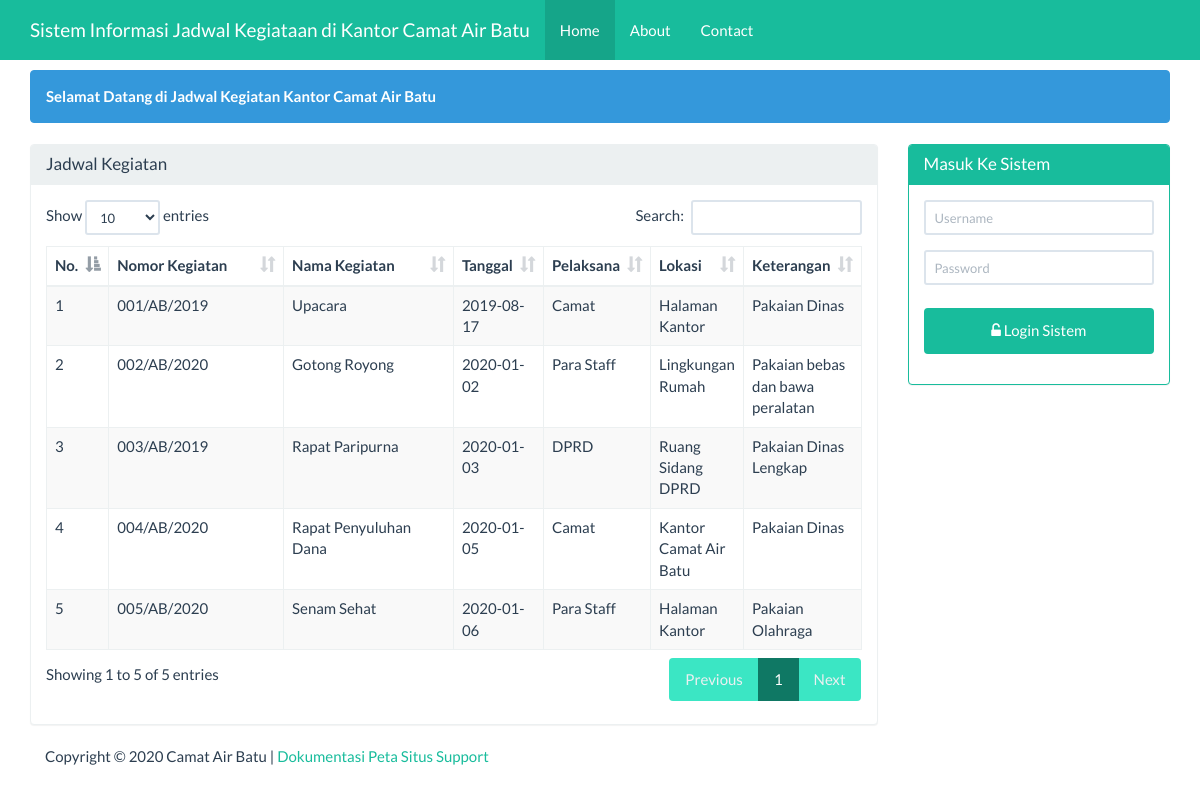
The page / on the database its author committed.
### tables this page shows
CREATE TABLE IF NOT EXISTS `kegiatan` (
  `id` int(11) NOT NULL AUTO_INCREMENT,
  `no_kegiatan` varchar(20) DEFAULT NULL,
  `nama_kegiatan` varchar(50) DEFAULT NULL,
  `pelaksana` varchar(50) DEFAULT NULL,
  `lokasi` varchar(50) DEFAULT NULL,
  `ket` varchar(50) DEFAULT NULL,
  `tanggal` date NOT NULL,
  PRIMARY KEY (`id`)
);

### beranda.php (the view, shortened to what this page needs)
<div class="container">
    <div class="row">
        <div class ="col-xs-12">
            <div class="alert alert-info">
                <strong>Selamat Datang di Jadwal Kegiatan Kantor Camat Air Batu</strong>
            </div>
        </div>
    </div>
    <div class="row">
        <div class="col-sm-9 col-xs-12">
            <div class="panel panel-default">
                <div class="panel-heading">
                    <h3 class="panel-title">Jadwal Kegiatan</h3>
                </div>
                <div class="panel-body">
                     <table id="dtskripsi" class="table table-bordered table-striped table-hover">
                        <thead>
                            <tr>
                                <th>No.</th><th width="30%">Nomor Kegiatan</th><th width="30%">Nama Kegiatan</th><th>Tanggal</th><th>Pelaksana</th><th>Lokasi</th><th>Keterangan</th>
                            </tr>
                        </thead>
                        <tbody>
                            <?php
                            $sql = "SELECT * FROM kegiatan";
                            $query = mysqli_query($koneksi, $sql) or die("SQL Anda Salah");
                            $nomor = 0;
                            while ($data = mysqli_fetch_array($query)) {
                                $nomor++;
                                ?>
                                <tr>
                                    <td><?= $nomor ?></td>
                                    <td><?= $data['no_kegiatan'] ?></td>
                                    <td><?= $data['nama_kegiatan'] ?></td>
                                    <td><?= $data['tanggal'] ?></td>
                                    <td><?= $data['pelaksana'] ?></td>
                                    <td><?= $data['lokasi'] ?></td>
                                    <td><?= $data['ket'] ?></td>
                                </tr>
                            <?php } ?>
                        </tbody>
                    </table>
                </div>
            </div>
        </div>
        <div class="col-sm-3 col-xs-12">
            <?php if (isset($_SESSION['username'])) { ?>
            <div class="alert alert-info">
                <strong>Welcome <?=$_SESSION['nama']?></strong>
            </div>
            <?php
           } else { ?>
            <div class="panel panel-success">
                <div class="panel-heading">
                    <h3 class="panel-title">Masuk Ke Sistem</h3>
                </div>
                <div class="panel-body">
                    <form class="form-horizontal" action="proses_login.php" method="post">
                        <div class="form-group">
                            <div class="col-sm-12">
                                <input type="text" name="user" class="form-control input-sm"
                                   placeholder="Username" required="" autocomplete="off"/>
                            </div>
                        </div>
                        <div class="form-group">
                            <div class="col-sm-12">
                                <input type="password" name="password" class="form-control input-sm"
                                   placeholder="Password" required="" autocomplete="off"/>
                            </div>
                        </div>
                        <div class="form-group">
                            <div class="col-sm-12">
                                <button type="submit" name="login" value="login"
                                        class="btn btn-success btn-block"><span class="fa fa-unlock-alt"></span>
                                    Login Sistem
                                </button>
                            </div>
                    </form>
                </div>
            </div>
        </div>
            <?php } ?>
    </div>
</div>

### index.php (shortened to what this page needs)
<!DOCTYPE html>
<html>
    <head>
        <link href="Assets/css/bootstrap.min.css" rel="stylesheet" type="text/css"/>
        <link href="Assets/css/dataTables.bootstrap.min.css" rel="stylesheet" type="text/css"/>
        <link href="Assets/font-awesome-4.5.0/css/font-awesome.min.css" rel="stylesheet" type="text/css"/>
    </head>
    <body>
        <?php
        require 'menu.php';
        ?>
        <?php
        require 'content.php';
        ?>
        <?php
        require 'footer.php';
        ?>
    </body>
    </html>

### menu.php (shortened to what this page needs)
<nav class="navbar navbar-inverse navbar-fixed-top">
    <div class="container">
        <div class="navbar-header">
            <a class="navbar-brand" href="?page=utama">Sistem Informasi Jadwal Kegiataan di Kantor Camat Air Batu</a>
        </div>
        <div id="navbar" class="navbar-collapse collapse">
            <ul class="nav navbar-nav">
                <li class="active"><a href="#">Home</a></li>
                <li><a href="?page=about&actions=tampil">About</a></li>
                <li><a href="?page=kontak&actions=tampil">Contact</a></li>
            </ul>
        </div>
    </div>
</nav>

### content.php (shortened to what this page needs)
<?php
@$page=$_GET['page'];
if(empty ($page)){
    require 'beranda.php';
}

### footer.php
<div class="container">
    <div class="row">
        <div class="col-xs-12">
            Copyright &COPY; <?= date('Y')?> Camat Air Batu |
            <a href="#">Dokumentasi</a>
            <a href="#">Peta Situs</a>
            <a href="#">Support</a>
        </div>
    </div>
</div>

### index.php (style rules this page uses)
body { margin-top:70px; }
button { background-color: #4CAF50; color: white; padding: 14px 20px; margin: 8px 0; border: none; cursor: pointer; width: 100%; }

### rows shown on the page
kegiatan: no_kegiatan "001/AB/2019", nama_kegiatan "Upacara", tanggal "2019-08-17", pelaksana "Camat", lokasi "Halaman Kantor", ket "Pakaian Dinas"
kegiatan: no_kegiatan "002/AB/2020", nama_kegiatan "Gotong Royong", tanggal "2020-01-02", pelaksana "Para Staff", lokasi "Lingkungan Rumah", ket "Pakaian bebas dan bawa peralatan"
kegiatan: no_kegiatan "003/AB/2019", nama_kegiatan "Rapat Paripurna", tanggal "2020-01-03", pelaksana "DPRD", lokasi "Ruang Sidang DPRD", ket "Pakaian Dinas Lengkap"
kegiatan: no_kegiatan "004/AB/2020", nama_kegiatan "Rapat Penyuluhan Dana", tanggal "2020-01-05", pelaksana "Camat", lokasi "Kantor Camat Air Batu", ket "Pakaian Dinas"
kegiatan: no_kegiatan "005/AB/2020", nama_kegiatan "Senam Sehat", tanggal "2020-01-06", pelaksana "Para Staff", lokasi "Halaman Kantor", ket "Pakaian Olahraga"
